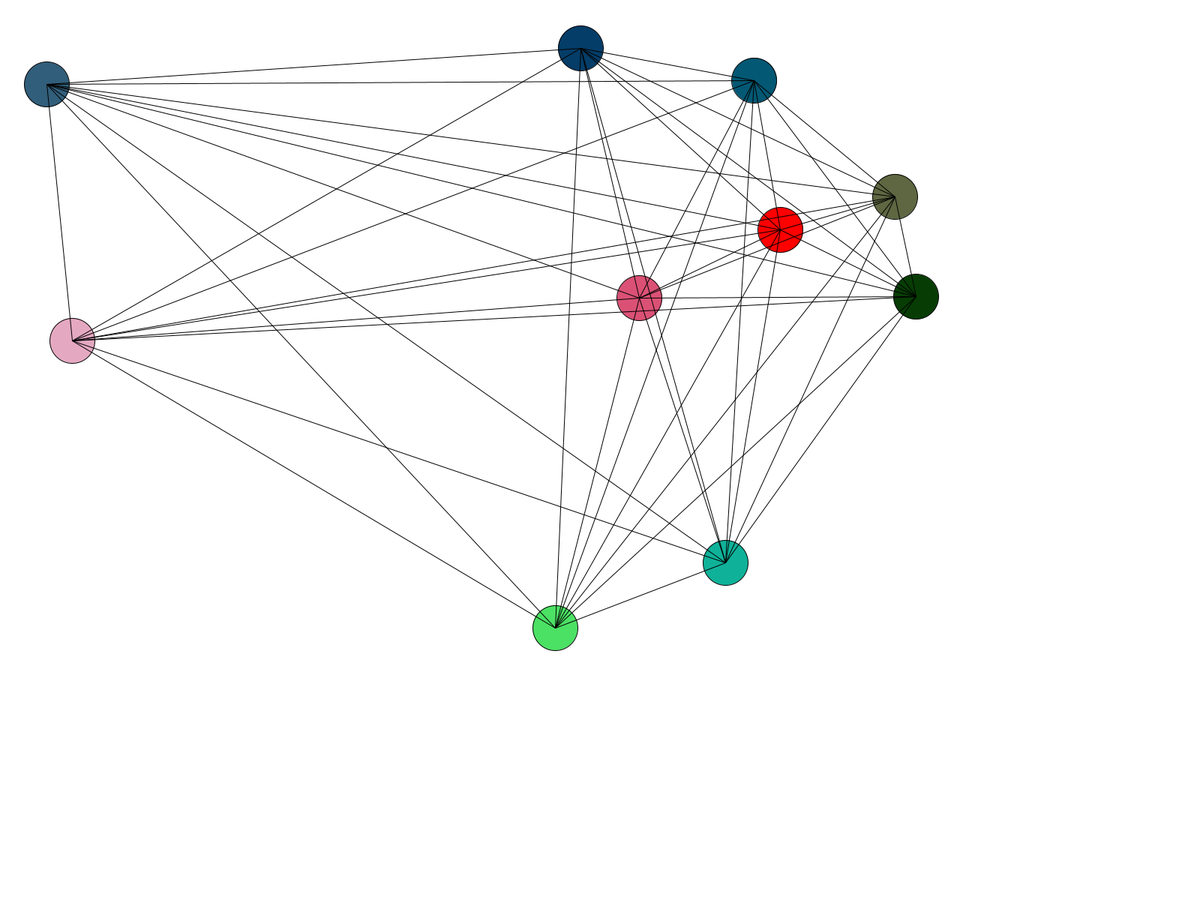
Frame 1 (no input)
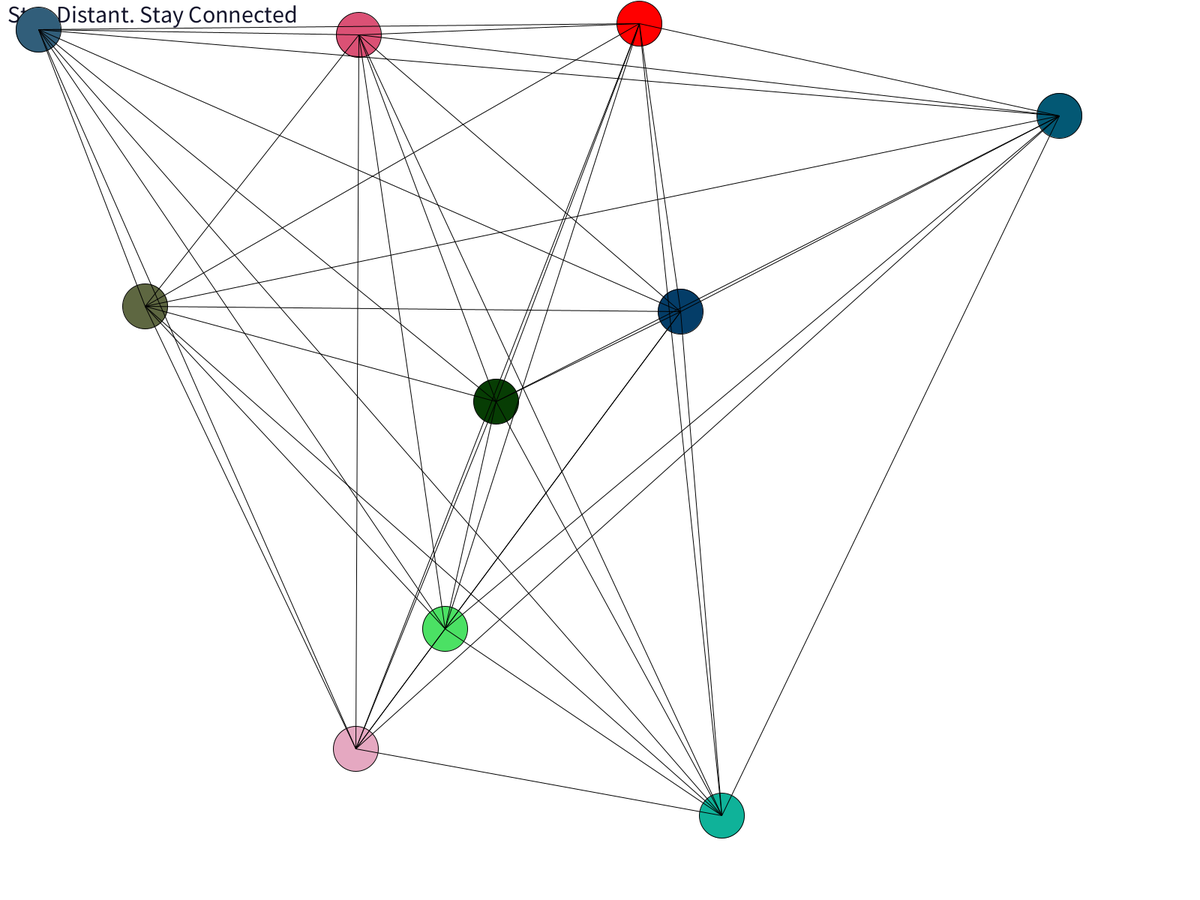
Frame 60 (the mouse pressed at the canvas centre just before this capture)
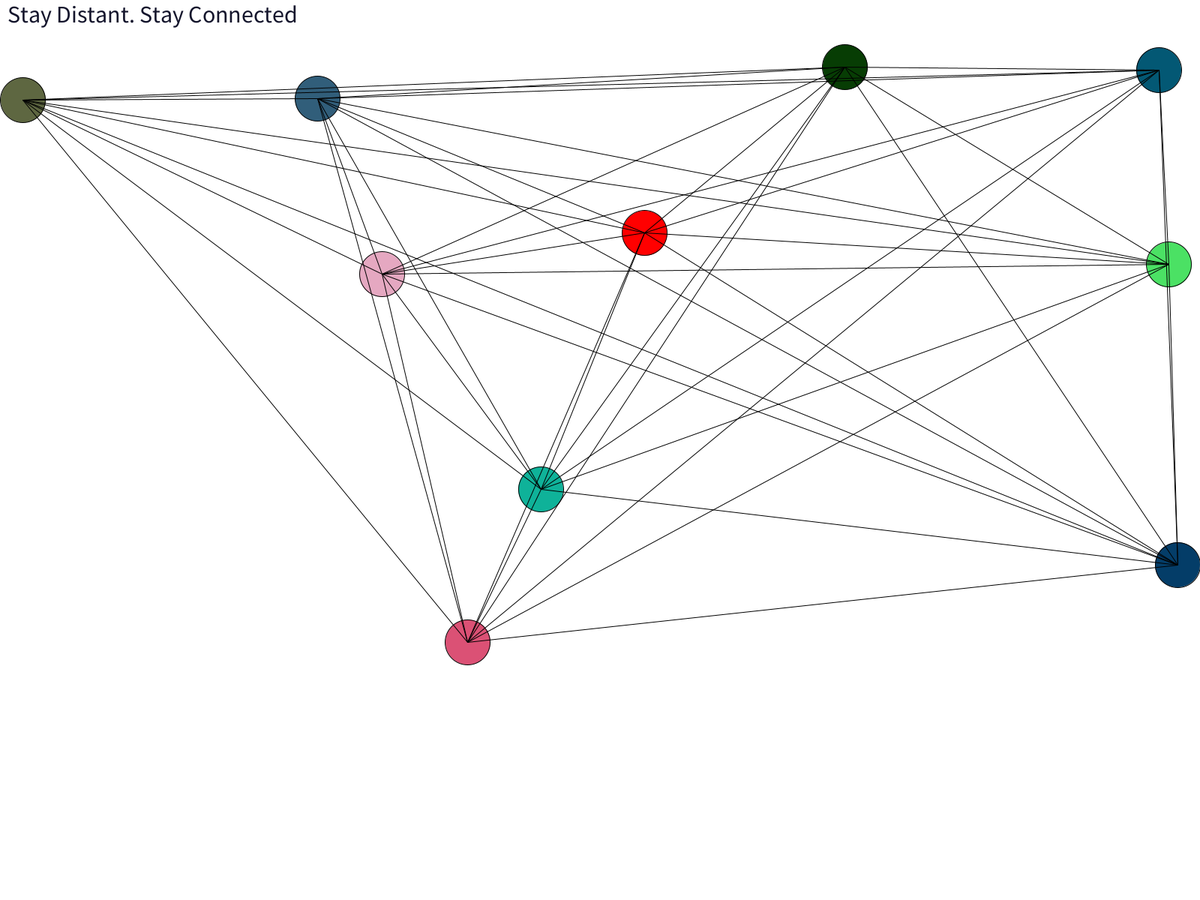
Frame 120 (the mouse held since frame 60 and released just before this capture)

The Processing sketch that drew these frames (run headless with seeded random() and noise(); from frame 60 on, the mouse is pressed at the canvas centre):

// Processing sketch: stayConnected
// ── stayConnected.pde
int numBalls = 10;
Ball[] balls = new Ball[numBalls];
float friction = -0.9;

void setup() {
  fullScreen();
  for (int i = 0; i < numBalls; i++) {
    balls[i] = new Ball(random(width), random(height), i, balls);
  }
  //noStroke();
  background(0);
  
}

void draw() {
  background(255);
  textSize(32);
  text("Stay Distant. Stay Connected", 10, 30); 
  fill(255, 0, 0);
  for (Ball ball : balls) {
    ball.move();
    ball.display();  
  }
  drawLine(balls);
}

void drawLine(Ball[] balls){
  for (int i = 0; i < numBalls; i++) {
    for (int j = i+1; j < numBalls; j++) {
      line(balls[i].x, balls[i].y, balls[j].x, balls[j].y);
      stroke(0);
    }
  }
}

class Ball {
  
  float x, y, randx, randy;
  float diameter;
  int id;
  Ball[] others;
  color c;
  
 
  Ball(float xin, float yin, int idin, Ball[] oin) {
    x = xin;
    y = yin;
    randx = random(-20,20);
    randy = random(-20,20);
    diameter = 60;
    id = idin;
    others = oin;
    c = color(random(256), random(256), random(256));
  } 
  
  void move() {
    for (int i = id + 1; i < numBalls; i++) {
      float dx = others[i].x - x;
      float dy = others[i].y - y;
      float distance = sqrt(dx*dx + dy*dy);
      float minDist = 300;
      if (distance <= minDist) { 
           float angle = atan2(dy, dx);
           float targetX = x + cos(angle) * minDist;
           float targetY = y + sin(angle) * minDist;
           float ax = (targetX - others[i].x) * 0.1;
           float ay = (targetY - others[i].y) * 0.1;
           randx -= ax;
           randy -= ay;
           others[i].randx += ax;
           others[i].randy += ay;
      }
    } 
    
    x+=randx;
    y+=randy;
     
    if (x + diameter/2 > width) {
      x = width - diameter/2;
      randx *= friction; 
    }
    else if (x - diameter/2 < 0) {
      x = diameter/2;
      randx *= friction;
    }
    if (y + diameter/2 > height) {
      y = height - diameter/2;
      randy *= friction; 
    } 
    else if (y - diameter/2 < 0) {
      y = diameter/2;
      randy *= friction;
    }
    
  }
  
  void display() {
    ellipse(x, y, diameter, diameter);
    fill(c);
  }
}
